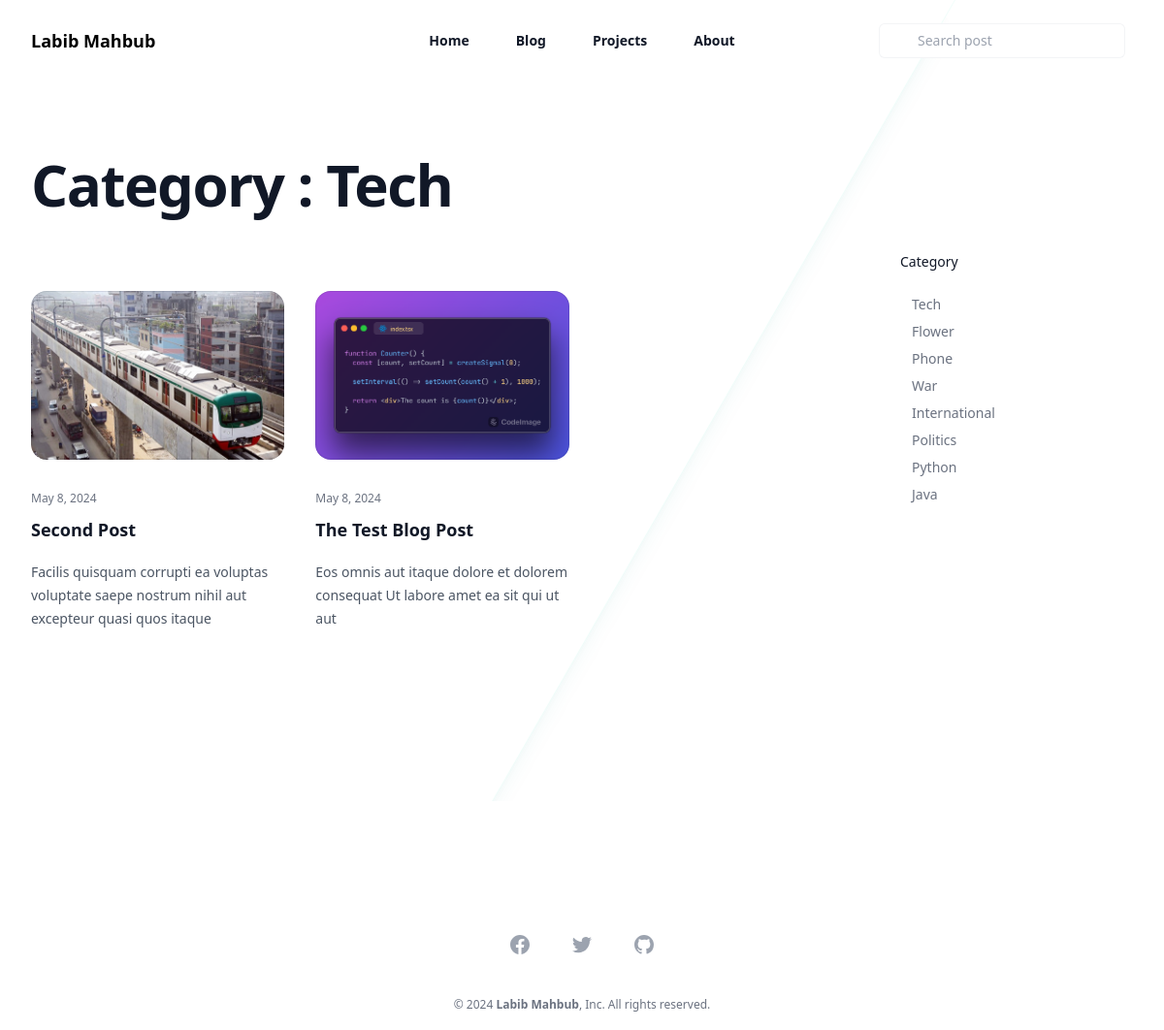
Screenshot of /category/tech/ with the database file from the repository.
### a_webinfo/models.py (models this page shows, shortened)
class WebInfo(models.Model):
    name = models.CharField(max_length=255)
    title = models.CharField(max_length=255, blank=True)
    designation = models.CharField(max_length=255, blank=True)
    image = models.ImageField(upload_to='user_images/', blank=True, null=True, verbose_name='Image')
    bio = RichTextField(blank=True, null=True)

### a_blog/models.py (models this page shows, shortened)
class Post(models.Model):
    options = (
        ("draft", "Draft"),
        ("published", "Published"),
    )
    title = models.CharField(max_length=250)
    subtitle = models.CharField(max_length=100)
    slug = models.SlugField(max_length=250, unique=True, blank=True, null=True)  # Optional, for automatic slug generation
    author = models.ForeignKey(
        User, on_delete=models.CASCADE, related_name="post_author"
    )
    content = RichTextField(blank=True, null=True)
    created_at = models.DateTimeField(auto_now_add=True, editable=False)
    updated_at = models.DateTimeField(auto_now=True, editable=False)
    status = models.CharField(max_length=10, choices=options, default="draft")
    tags = TaggableManager()
    image = models.ImageField(upload_to='post_images/', blank=True)  # Add the ImageField
    category = models.ForeignKey(Category, on_delete=models.CASCADE, related_name='posts')
    class Meta:
        ordering = ("-created_at",)

class Category(models.Model):
    name = models.CharField(max_length=255)
    serial = models.PositiveIntegerField(default=0)
    slug = models.SlugField(max_length=250, unique=True, blank=True, null=True)
    def __str__(self):
        return self.name

### a_blog/views.py (the view)
# urls.py: path('category/<slug:slug>/', category_detail, name='category_detail'),
def category_detail(request, slug):
    category = Category.objects.get(slug=slug)  # Fetch the category by slug
    categories = Category.objects.all()
    webinfo_obj = WebInfo.objects.first()
    posts = Post.objects.filter(category=category, status='published', )  # Filter published posts
    title=category.name
    context = {'category': category, 'posts': posts, 'categories':categories, 'title':title, 'webinfo_obj':webinfo_obj}
    return render(request, 'category/category_detail.html', context)

### templates/category/category_detail.html (shortened to what this page needs)
{% include 'header.html' %}
  <div class="bg-white relative isolate overflow-hidden">
      <div class="absolute inset-y-0 right-1/2 -z-10 -mr-96 w-[200%] origin-top-right skew-x-[-30deg] bg-white shadow-xl shadow-teal-600/10 ring-1 ring-teal-50 sm:-mr-80 lg:-mr-96" aria-hidden="true"></div>
    <div class="mx-auto max-w-7xl px-6 py-32 sm:py-40 lg:px-8">
      {% if posts.0 %}
      <div
        class="mx-auto max-w-2xl lg:mx-0 lg:grid lg:max-w-none lg:grid-cols-2 lg:gap-x-16 lg:gap-y-6 xl:grid-cols-1 xl:grid-rows-1 xl:gap-x-8">
        <h1 class="max-w-2xl text-4xl font-bold tracking-tight text-gray-900 sm:text-6xl lg:col-span-2 xl:col-auto">
          Category : <span class="font-semibold font-sans">{{ posts.0.category.name }}</span></h1>
      </div>
      {% endif %}
      <div class="grid grid-cols-4 md:grid-cols-4 gap-4">
        <div class=" md:col-span-3 col-span-2">
          <div class="mx-auto mt-16 grid max-w-2xl grid-cols-1 gap-x-8 gap-y-10 lg:mx-0 lg:max-w-none lg:grid-cols-3">
            {% for post in posts %}
            <article class="flex flex-col items-start justify-between">
              <a href="/blog/{{ post.slug }}">
                <div class="relative w-full">
                  {% if post.image %}
                  <img src="{{ post.image.url }}" alt=""
                    class="aspect-[16/9] w-full rounded-2xl bg-gray-100 object-cover sm:aspect-[2/1] lg:aspect-[3/2]">
                  {% endif %}
                  <div class="absolute inset-0 rounded-2xl ring-1 ring-inset ring-gray-900/10"></div>
                </div>
              </a>
              <div class="max-w-xl">
                <div class="mt-8 flex items-center gap-x-4 text-xs">
                  <time datetime="{{ post.updated_at|date:" F j, Y" }}" class="text-gray-500">{{ post.updated_at|date:"F j, Y" }}</time>
                </div>
                <div class="group relative">
                  <h3 class="mt-3 text-lg font-semibold leading-6 text-gray-900 group-hover:text-gray-600">
                    {% if post.image %}
                    <a href="/blog/{{ post.slug }}">
                      <span class="absolute inset-0"></span>
                      {{ post.title }}
                    </a>
                    {% endif %}
                  </h3>
                  <p class="mt-5 line-clamp-3 hidden sm:block text-sm leading-6 text-gray-600">{{ post.subtitle }}</p>
                </div>
              </div>
            </article>
            {% endfor %}
          </div>
        </div>
        <div class=" md:col-span-1 col-span-2 p-4 ">
          <div class="">
            <fieldset>
              <legend class="w-full px-2">
                <div class="flex w-full items-center justify-between p-2 text-gray-400 hover:text-gray-500"
                  aria-controls="filter-section-2" aria-expanded="false">
                  <span class="text-sm font-medium text-gray-900">Category</span>
                </div>
              </legend>
              <div class="px-4 pb-2 pt-4" id="filter-section-2">
                <div class="space-y-2">
                  {% for category in categories %}
                  <div class="flex items-center">
                      <a href="/category/{{ category.slug }}">
                      <div for="sizes-0-mobile" class="ml-3 hover:font-bold text-sm text-gray-500"> {{category.name}}</div>
                    </a>
                    </div>
                  {% endfor %}
                </div>
              </div>
            </fieldset>
          </div>
        </div>
      </div>
    </div>
    {% include 'footer.html' %}

### templates/header.html (shortened to what this page needs)
{% load static %}
<!DOCTYPE html>
<html lang="en">
<head>
  <link rel="stylesheet" href="{% if debug %}{% static 'css/style.css' %}{% else %}{% static 'css/style.min.css' %}{% endif %}">
</head>
<body class="bg-gray-100">
  <header x-data="{ open: false }" @keydown.window.escape="open = false" class="absolute inset-x-0 top-0 z-50">
    <nav class="mx-auto flex max-w-7xl items-center justify-between p-6 lg:px-8" aria-label="Global">
      <div class="flex lg:flex-1">
        <a href="/" class="-m-1.5 p-1.5">
          <h3>{{webinfo_obj.name}}</h3>
        </a>
      </div>
      <div class="hidden lg:flex lg:gap-x-12">
        <a href="/" class="text-sm font-semibold leading-6 text-gray-900">Home</a>
        <a href="/blog" class="text-sm font-semibold leading-6 text-gray-900">Blog</a>
        <a href="/projects" class="text-sm font-semibold leading-6 text-gray-900">Projects</a>
        <a href="/about" class="text-sm font-semibold leading-6 text-gray-900">About</a>
      </div>
      <div class="hidden lg:flex lg:flex-1 lg:justify-end">
        <div class="flex flex-1 items-center justify-center px-2 lg:ml-6 lg:justify-end">
          <form id="search-form"action="{% url 'search_posts' %}" method="get">
            <div class="w-full max-w-lg lg:max-w-xs">
              <div class="relative">
                <input id="search"  name="query" id="query"
                  class="block w-full rounded-md border-0 bg-white py-1.5 pl-10 pr-3 text-gray-900 ring-1 ring-inset ring-gray-100 placeholder:text-gray-400 focus:ring-2 focus:ring-inset focus:ring-gray-600 sm:text-sm sm:leading-6"
                  placeholder="Search post" type="search">
              </div>
            </div>
          </form>
        </div>
      </div>
    </nav>
  </header>

### templates/footer.html (shortened to what this page needs)
<footer class="bg-white">
    <div class="mx-auto max-w-7xl overflow-hidden px-6 pt-20 sm:pt-24 lg:px-8">
      <div class="mt-10 flex justify-center space-x-10">
        <a href="#" class="text-gray-400 hover:text-gray-500">
        </a>
        <a href="#" class="text-gray-400 hover:text-gray-500">
        </a>
        <a href="#" class="text-gray-400 hover:text-gray-500">
        </a>
      </div>
      <p class="mt-10 text-center text-xs leading-5 text-gray-500">&copy; 2024 <span class="font-bold">{{webinfo_obj.name}}</span>, Inc. All rights reserved.</p>
    </div>
  </footer>
</body>
</html>

### rows the page displays
WebInfo: name "Labib Mahbub"
Post: category.name "Tech", image (picture), updated_at "May 8, 2024", title "Second Post", subtitle "Facilis quisquam corrupti ea voluptas voluptate saepe nostrum nihil aut excepteur quasi quos itaque"
Post: image (picture), updated_at "May 8, 2024", title "The Test Blog Post", subtitle "Eos omnis aut itaque dolore et dolorem consequat Ut labore amet ea sit qui ut aut"
Category: name "Tech"
Category: name "Flower"
Category: name "Phone"
Category: name "War"
Category: name "International"
Category: name "Politics"
Category: name "Python"
Category: name "Java"
